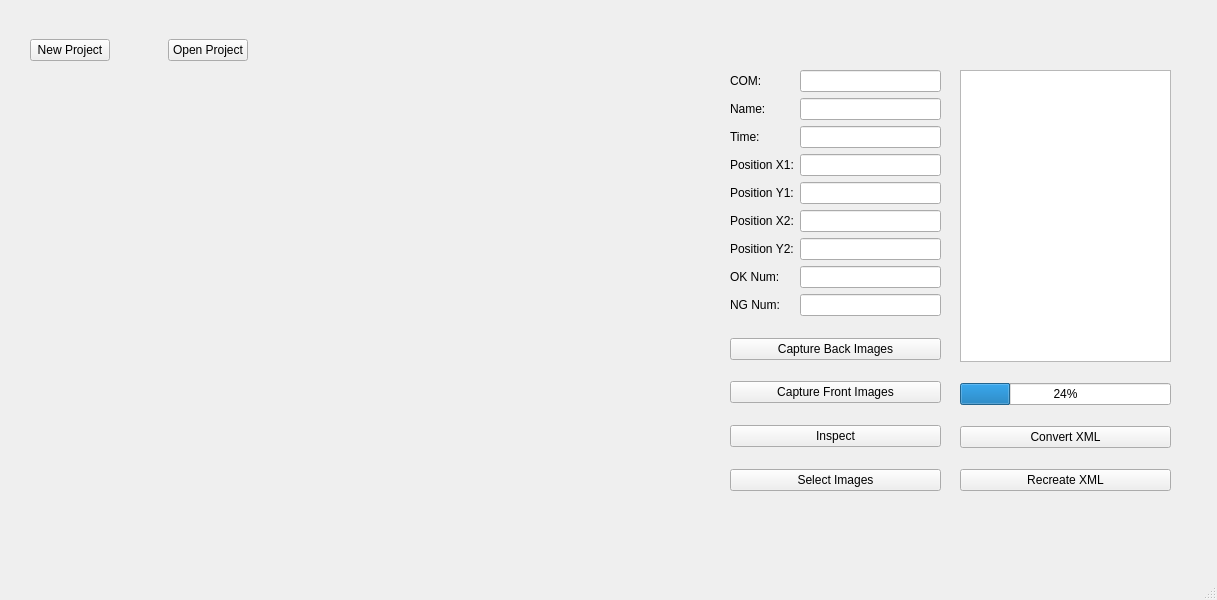
<?xml version="1.0" encoding="UTF-8"?>
<ui version="4.0">
 <class>MainWindow</class>
 <widget class="QMainWindow" name="MainWindow">
  <property name="geometry">
   <rect>
    <x>0</x>
    <y>0</y>
    <width>1217</width>
    <height>600</height>
   </rect>
  </property>
  <property name="windowTitle">
   <string>Wafer Inspection</string>
  </property>
  <widget class="QWidget" name="centralwidget">
   <widget class="QWidget" name="horizontalLayoutWidget">
    <property name="geometry">
     <rect>
      <x>30</x>
      <y>30</y>
      <width>218</width>
      <height>41</height>
     </rect>
    </property>
    <layout class="QHBoxLayout" name="horizontalLayout">
     <item>
      <widget class="QPushButton" name="pushButton_NewProject">
       <property name="text">
        <string>New Project</string>
       </property>
      </widget>
     </item>
     <item>
      <spacer name="horizontalSpacer">
       <property name="orientation">
        <enum>Qt::Horizontal</enum>
       </property>
       <property name="sizeHint" stdset="0">
        <size>
         <width>40</width>
         <height>20</height>
        </size>
       </property>
      </spacer>
     </item>
     <item>
      <widget class="QPushButton" name="pushButton_OpenProject">
       <property name="text">
        <string>Open Project</string>
       </property>
      </widget>
     </item>
    </layout>
   </widget>
   <widget class="QWidget" name="verticalLayoutWidget">
    <property name="geometry">
     <rect>
      <x>730</x>
      <y>70</y>
      <width>211</width>
      <height>421</height>
     </rect>
    </property>
    <layout class="QVBoxLayout" name="verticalLayout">
     <item>
      <layout class="QGridLayout" name="gridLayout_2">
       <item row="3" column="1">
        <widget class="QLineEdit" name="lineEdit_X1"/>
       </item>
       <item row="0" column="1">
        <widget class="QLineEdit" name="lineEdit_COM"/>
       </item>
       <item row="1" column="1">
        <widget class="QLineEdit" name="lineEdit_Name"/>
       </item>
       <item row="3" column="0">
        <widget class="QLabel" name="label_X1">
         <property name="text">
          <string>Position X1:</string>
         </property>
        </widget>
       </item>
       <item row="1" column="0">
        <widget class="QLabel" name="label_Name">
         <property name="text">
          <string>Name:</string>
         </property>
        </widget>
       </item>
       <item row="2" column="1">
        <widget class="QLineEdit" name="lineEdit_Time"/>
       </item>
       <item row="2" column="0">
        <widget class="QLabel" name="label_Time">
         <property name="text">
          <string>Time:</string>
         </property>
        </widget>
       </item>
       <item row="4" column="0">
        <widget class="QLabel" name="label_Y1">
         <property name="text">
          <string>Position Y1:</string>
         </property>
        </widget>
       </item>
       <item row="0" column="0">
        <widget class="QLabel" name="label_COM">
         <property name="text">
          <string>COM:</string>
         </property>
        </widget>
       </item>
       <item row="4" column="1">
        <widget class="QLineEdit" name="lineEdit_Y1"/>
       </item>
       <item row="6" column="1">
        <widget class="QLineEdit" name="lineEdit_Y2"/>
       </item>
       <item row="5" column="1">
        <widget class="QLineEdit" name="lineEdit_X2"/>
       </item>
       <item row="6" column="0">
        <widget class="QLabel" name="label_Y2">
         <property name="text">
          <string>Position Y2:</string>
         </property>
        </widget>
       </item>
       <item row="7" column="1">
        <widget class="QLineEdit" name="lineEdit_OK"/>
       </item>
       <item row="5" column="0">
        <widget class="QLabel" name="label_X2">
         <property name="text">
          <string>Position X2:</string>
         </property>
        </widget>
       </item>
       <item row="7" column="0">
        <widget class="QLabel" name="label_OK">
         <property name="text">
          <string>OK Num:</string>
         </property>
        </widget>
       </item>
       <item row="8" column="0">
        <widget class="QLabel" name="label_NG">
         <property name="text">
          <string>NG Num:</string>
         </property>
        </widget>
       </item>
       <item row="8" column="1">
        <widget class="QLineEdit" name="lineEdit_NG"/>
       </item>
      </layout>
     </item>
     <item>
      <spacer name="verticalSpacer">
       <property name="orientation">
        <enum>Qt::Vertical</enum>
       </property>
       <property name="sizeHint" stdset="0">
        <size>
         <width>20</width>
         <height>40</height>
        </size>
       </property>
      </spacer>
     </item>
     <item>
      <widget class="QPushButton" name="pushButton_CaptureBack">
       <property name="text">
        <string>Capture Back Images</string>
       </property>
      </widget>
     </item>
     <item>
      <spacer name="verticalSpacer_2">
       <property name="orientation">
        <enum>Qt::Vertical</enum>
       </property>
       <property name="sizeHint" stdset="0">
        <size>
         <width>20</width>
         <height>40</height>
        </size>
       </property>
      </spacer>
     </item>
     <item>
      <widget class="QPushButton" name="pushButton_CaptureFront">
       <property name="text">
        <string>Capture Front Images</string>
       </property>
      </widget>
     </item>
     <item>
      <spacer name="verticalSpacer_3">
       <property name="orientation">
        <enum>Qt::Vertical</enum>
       </property>
       <property name="sizeHint" stdset="0">
        <size>
         <width>20</width>
         <height>40</height>
        </size>
       </property>
      </spacer>
     </item>
     <item>
      <widget class="QPushButton" name="pushButton_Inspect">
       <property name="text">
        <string>Inspect</string>
       </property>
      </widget>
     </item>
     <item>
      <spacer name="verticalSpacer_4">
       <property name="orientation">
        <enum>Qt::Vertical</enum>
       </property>
       <property name="sizeHint" stdset="0">
        <size>
         <width>20</width>
         <height>40</height>
        </size>
       </property>
      </spacer>
     </item>
     <item>
      <widget class="QPushButton" name="pushButton_Select">
       <property name="text">
        <string>Select Images</string>
       </property>
      </widget>
     </item>
    </layout>
   </widget>
   <widget class="QWidget" name="horizontalLayoutWidget_2">
    <property name="geometry">
     <rect>
      <x>30</x>
      <y>90</y>
      <width>661</width>
      <height>391</height>
     </rect>
    </property>
    <layout class="QHBoxLayout" name="horizontalLayout_5">
     <item>
      <widget class="QLabel" name="label_Front">
       <property name="minimumSize">
        <size>
         <width>300</width>
         <height>300</height>
        </size>
       </property>
       <property name="text">
        <string/>
       </property>
      </widget>
     </item>
     <item>
      <spacer name="horizontalSpacer_2">
       <property name="orientation">
        <enum>Qt::Horizontal</enum>
       </property>
       <property name="sizeHint" stdset="0">
        <size>
         <width>40</width>
         <height>20</height>
        </size>
       </property>
      </spacer>
     </item>
     <item>
      <widget class="QLabel" name="label_Back">
       <property name="minimumSize">
        <size>
         <width>300</width>
         <height>300</height>
        </size>
       </property>
       <property name="text">
        <string/>
       </property>
      </widget>
     </item>
    </layout>
   </widget>
   <widget class="QWidget" name="verticalLayoutWidget_2">
    <property name="geometry">
     <rect>
      <x>960</x>
      <y>70</y>
      <width>211</width>
      <height>421</height>
     </rect>
    </property>
    <layout class="QVBoxLayout" name="verticalLayout_2">
     <item>
      <widget class="QTextBrowser" name="textBrowser">
       <property name="minimumSize">
        <size>
         <width>0</width>
         <height>292</height>
        </size>
       </property>
      </widget>
     </item>
     <item>
      <spacer name="verticalSpacer_6">
       <property name="orientation">
        <enum>Qt::Vertical</enum>
       </property>
       <property name="sizeHint" stdset="0">
        <size>
         <width>20</width>
         <height>40</height>
        </size>
       </property>
      </spacer>
     </item>
     <item>
      <widget class="QProgressBar" name="progressBar">
       <property name="value">
        <number>24</number>
       </property>
      </widget>
     </item>
     <item>
      <spacer name="verticalSpacer_7">
       <property name="orientation">
        <enum>Qt::Vertical</enum>
       </property>
       <property name="sizeHint" stdset="0">
        <size>
         <width>20</width>
         <height>40</height>
        </size>
       </property>
      </spacer>
     </item>
     <item>
      <widget class="QPushButton" name="pushButton_Convert">
       <property name="text">
        <string>Convert XML</string>
       </property>
      </widget>
     </item>
     <item>
      <spacer name="verticalSpacer_8">
       <property name="orientation">
        <enum>Qt::Vertical</enum>
       </property>
       <property name="sizeHint" stdset="0">
        <size>
         <width>20</width>
         <height>40</height>
        </size>
       </property>
      </spacer>
     </item>
     <item>
      <widget class="QPushButton" name="pushButton_Recreate">
       <property name="text">
        <string>Recreate XML</string>
       </property>
      </widget>
     </item>
    </layout>
   </widget>
  </widget>
  <widget class="QMenuBar" name="menubar">
   <property name="geometry">
    <rect>
     <x>0</x>
     <y>0</y>
     <width>1217</width>
     <height>26</height>
    </rect>
   </property>
  </widget>
  <widget class="QStatusBar" name="statusbar"/>
 </widget>
 <resources/>
 <connections/>
</ui>
